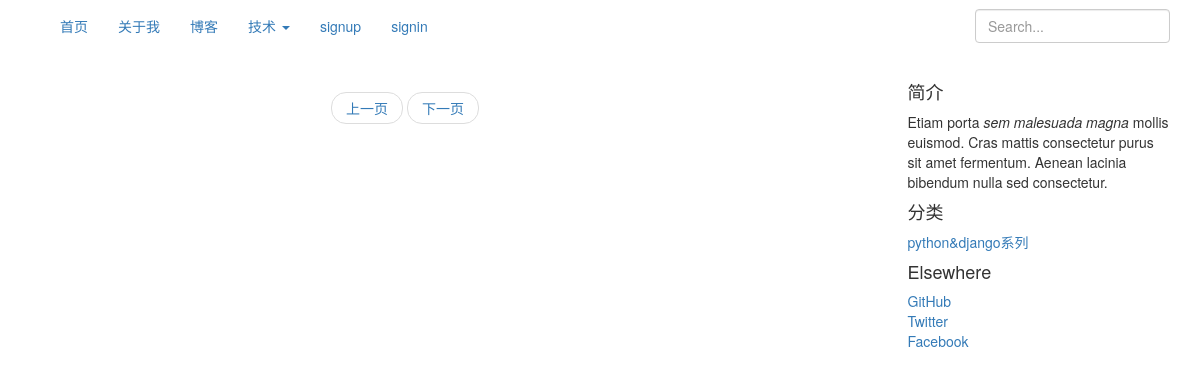
Page /home on the earlier database version.
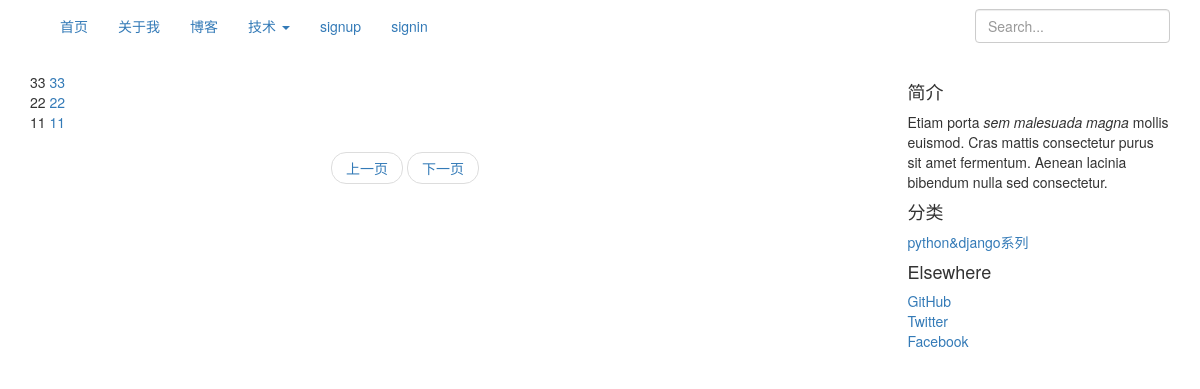
Same page on the later database version.
### testblog/models.py (models this page shows, shortened)
class testblog_post(models.Model):
    title = models.CharField(max_length=150)
    body = models.TextField()
    category = models.ForeignKey(Category, default='')

### testblog/views.py (the view)
# urls.py: url(r'home$', views.home),
def home(req):
    testblog_list = testblog_post.objects.all()
    return render(req, 'home.html', {'testblog_list': testblog_list})

### templates/home.html
{% extends 'base.html' %}
{% block post %}
{% for blog in testblog_list reversed %}
<div class="blog-post">
    {{ blog.title }}
    <a href="{% url 'post_url' blog.title %}">{{blog.title}}</a>
</div>
{% endfor %}
{% endblock %}

### templates/base.html (shortened to what this page needs)
<!DOCTYPE html>
<html lang="zh-CN">
  <head>
    <link href="https://cdn.bootcss.com/bootstrap/3.3.7/css/bootstrap.min.css" rel="stylesheet">
  </head>
  <body>
    <nav class="navbar">
      <div class="container">
        <div id="navbar" class="navbar-collapse collapse">
          <ul class="nav navbar-nav">
            <li class="active"><a href="/home">首页</a></li>
            <li><a href="/about">关于我</a></li>
            <li><a href="/post">博客</a></li>
            <li class="dropdown">
              <a href="#" class="dropdown-toggle" data-toggle="dropdown" role="button" aria-haspopup="true" aria-expanded="false">技术 <span class="caret"></span></a>
            </li>
            <li><a href="/signup">signup</a></li>
            <li><a href="/signin">signin</a></li>
          </ul>
          <ul class="nav navbar-nav navbar-right">
            <form class="navbar-form navbar-right">
            	<input class="form-control" placeholder="Search..." type="text">
          	</form>
          </ul>
        </div>
      </div>
    </nav>
	<div class="container">
      <div class="row">
        <div class="col-sm-8 blog-main">
          {% block post%}
          {% endblock %}
          <nav>
            <ul class="pager">
              <li><a href="#">上一页</a></li>
              <li><a href="#">下一页</a></li>
            </ul>
          </nav>
        </div>
        <div class="col-sm-3 col-sm-offset-1 blog-sidebar">
          <div class="sidebar-module sidebar-module-inset">
            <h4>简介</h4>
            <p>Etiam porta <em>sem malesuada magna</em> mollis euismod. Cras mattis consectetur purus sit amet fermentum. Aenean lacinia bibendum nulla sed consectetur.</p>
          </div>
          <div class="sidebar-module">
            <h4>分类</h4>
            <ol class="list-unstyled">
              <li><a href="#">python&django系列</a></li>
            </ol>
          </div>
          <div class="sidebar-module">
            <h4>Elsewhere</h4>
            <ol class="list-unstyled">
              <li><a href="#">GitHub</a></li>
              <li><a href="#">Twitter</a></li>
              <li><a href="#">Facebook</a></li>
            </ol>
          </div>
        </div>
      </div>
    </div>
  </body>
</html>

Differences in the rows shown:
added testblog_post: title "33"
added testblog_post: title "22"
added testblog_post: title "11"
